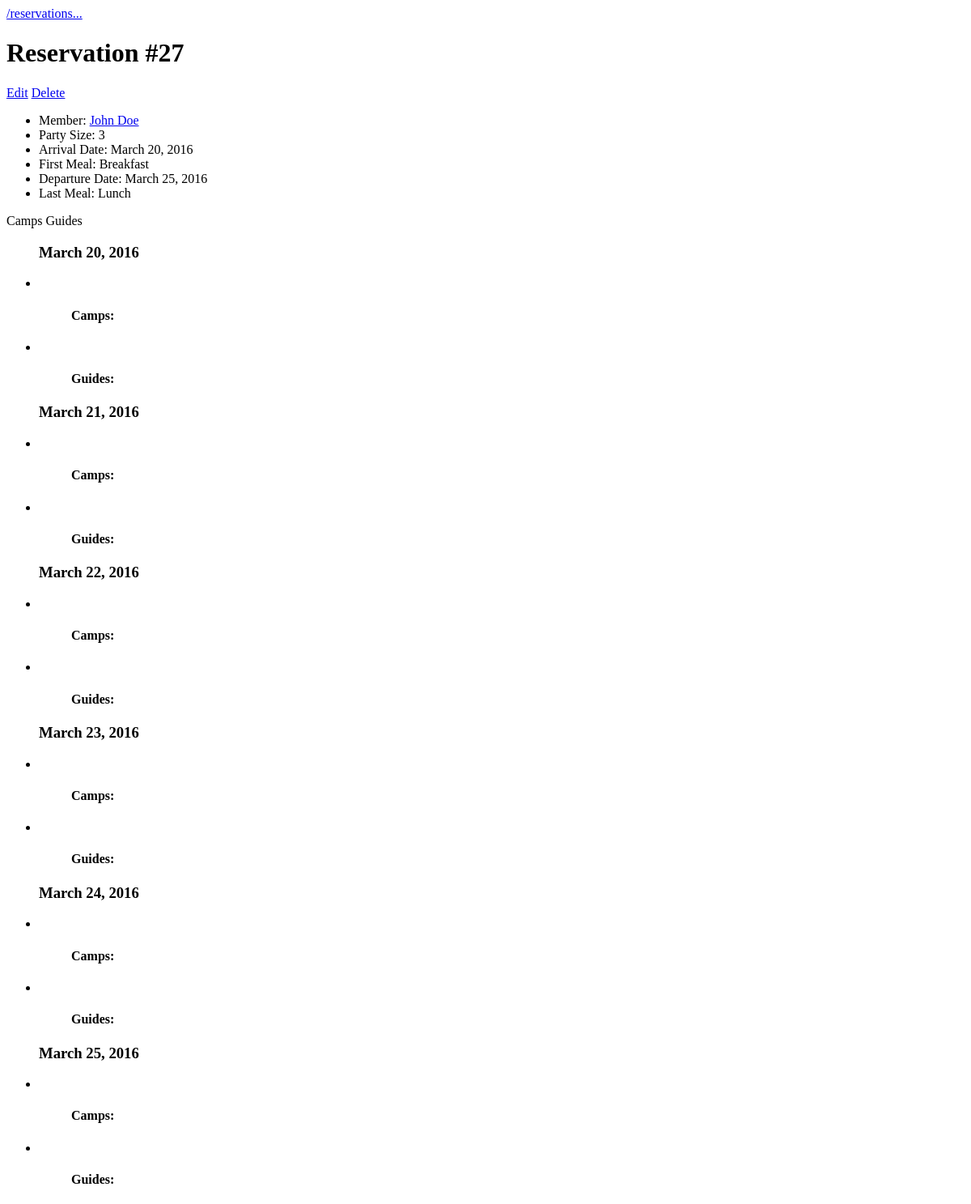
Before: /reservation/27/ with the older database file.
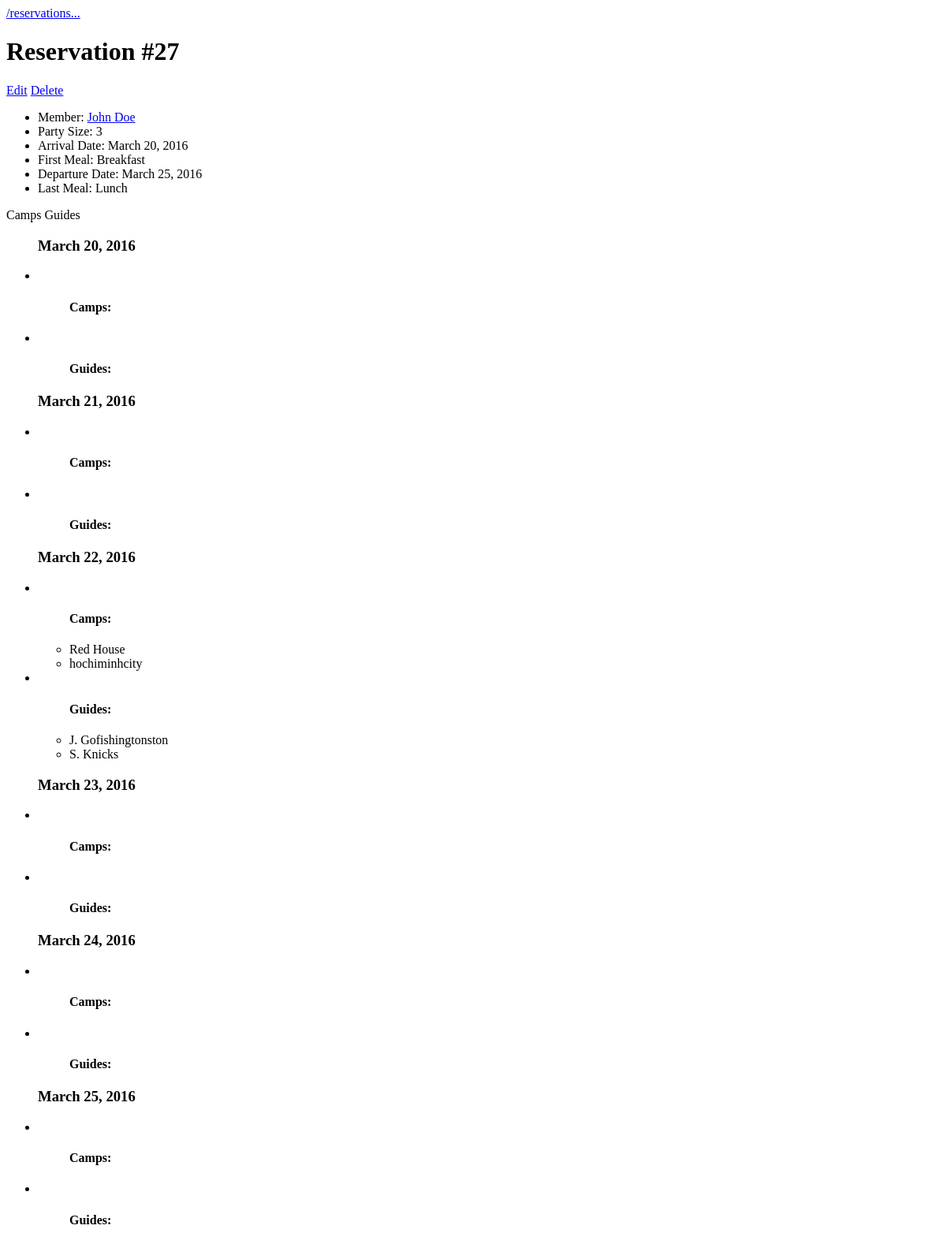
After: the same page with the newer database file.
### bookings/models.py (models this page shows, shortened)
class ReservationDetail(models.Model):
    reservation = models.ForeignKey('Reservation', on_delete=models.CASCADE, unique_for_date='day')
    day = models.DateField()
    camps = models.ManyToManyField('Camp')
    guides = models.ManyToManyField('Guide')
    is_first_day = models.BooleanField(default=False)
    is_last_day = models.BooleanField(default=False)

class Camp(models.Model):
    camp_name = models.CharField(max_length=32)
    sleeps = models.IntegerField(default=1, help_text="Sleeps how many")

class Person(models.Model):
    objects = PersonManager()
    first_name = models.CharField(max_length=25)
    last_name = models.CharField(max_length=25)
    def full_name(self):
        return self.first_name + ' ' + self.last_name
    def initial_name(self):
        return self.first_name[0] + '. ' + self.last_name
    class Meta:
        abstract = True
        unique_together = (('first_name', 'last_name'),)

class Guide(Person):
    def __str__(self):
        return self.initial_name()
    def get_absolute_url(self):
        return reverse('guide_detail', kwargs={'pk': self.pk})

### bookings/reservation_views.py (the view)
class ReservationDetailView(DetailView):
    model = Reservation
    template_name = 'bookings/reservation_detail.html'
    context_object_name = 'reservation'
    def get_context_data(self, **kwargs):
        context = super(ReservationDetailView, self).get_context_data(**kwargs)
        details = []
        resDetailInstances =  ReservationDetail.objects.filter(reservation=self.kwargs['pk'])
        for each_day in resDetailInstances:
            details.append({
                'id':each_day.id,
                'day':each_day.day,
                'camps':each_day.camps.all(),
                'guides':each_day.guides.all(),
                                                                                                })
        context['details'] = details
        return context

### bookings/models.py (called while the page is built)
    def __str__(self):
        return self.full_name()

### bookings/templates/bookings/reservation_detail.html (shortened to what this page needs)
{% block content %}
<a href="{% url 'reservation_list' %}">/reservations...</a>
<h1>Reservation #{{ reservation.id }}</h1>
<a href="{% url 'reservation_edit' pk=reservation.pk %}">Edit</a>
<a href="{% url 'reservation_delete' pk=reservation.pk %}">Delete</a>
<ul>
    <li>Member: <a href="{% url 'member_detail' pk=reservation.member.pk %}">{{ reservation.member }}</a></li>
   <li>Party Size: {{ reservation.party_size }}</li>
   <li>Arrival Date: {{ reservation.arrival }}</li>
   <li>First Meal: {{ reservation.get_first_meal_display }}</li>
   <li>Departure Date: {{ reservation.departure }}</li>
   <li>Last Meal: {{ reservation.get_last_meal_display }}</li>
</ul>
Camps
Guides
<ul>
{% for each_day in details %}
<h3>{{ each_day.day }}</h3>
<li>
    <ul><h4>Camps:</h4>
        {% for each_camp in each_day.camps %}
        <li>{{ each_camp.camp_name }}</li>
        {% endfor %}
    </ul>
</li>
<li>
    <ul><h4>Guides:</h4>
        {% for each_guide in each_day.guides %}
        <li>{{ each_guide.initial_name }}</li>
        {% endfor %}
    </ul>
</li>
{% endfor %}
</ul>
{% endblock %}

Changed rows visible on the page:
now on this page (row unchanged): Camp: camp_name "Red House"
now on this page (row edited): Camp: camp_name "hochiminhcity"
now on this page (row unchanged): Guide: initial_name "J. Gofishingtonston"
added Guide: initial_name "S. Knicks"
